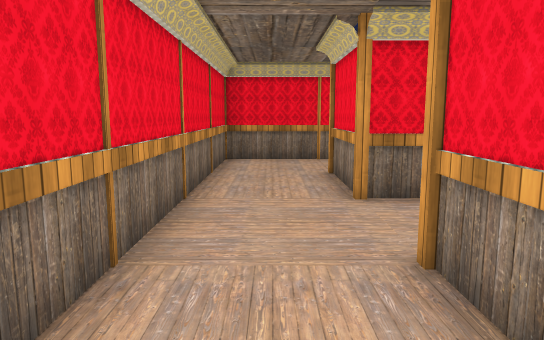
[1] (above)

16 first-person views from a walk through a Unity game level. The camera is 1.4 m above the floor, tilts 8° down and sees 70° across. The floor is counted in squares, 1 m on a side. Each view is taken from the middle of a square. On the plan, view 1 faces up. The plan holds only what a view shows up to about 16 squares ahead; the rest is blank. The place goes on beyond the plan. The player character is not drawn. Some surface patterns are stand-ins.

[2]
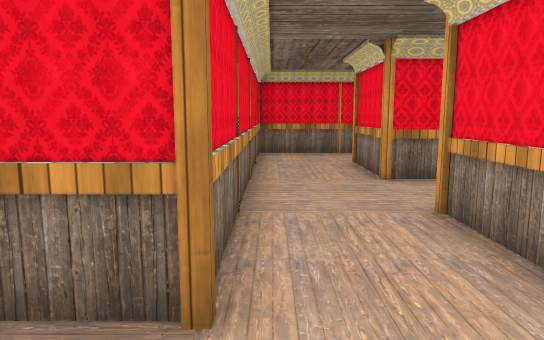

[3]
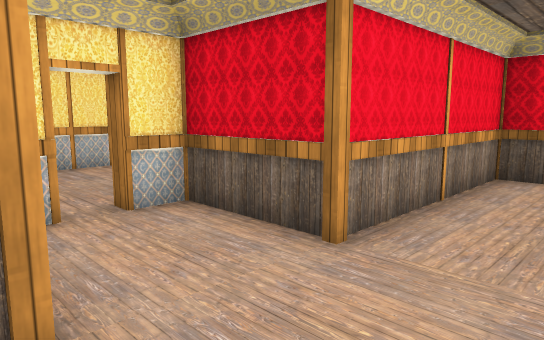

[4]
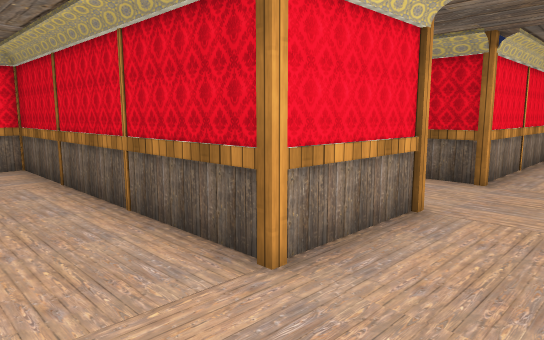

[5]
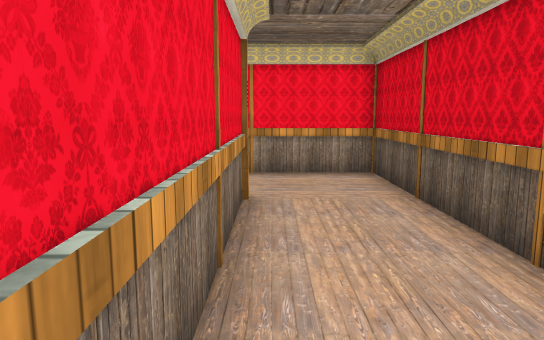

[6]
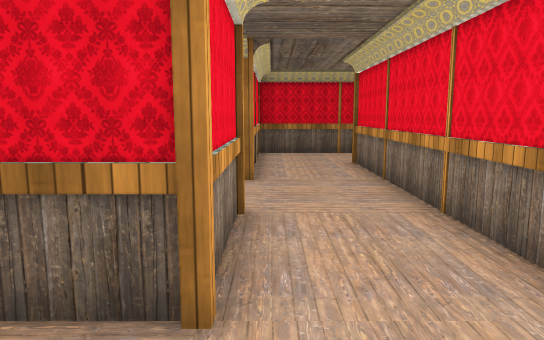

[7]
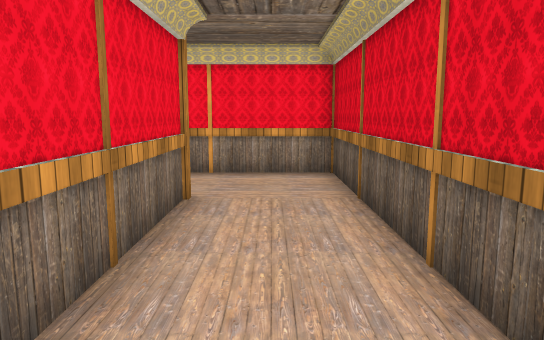

[8]
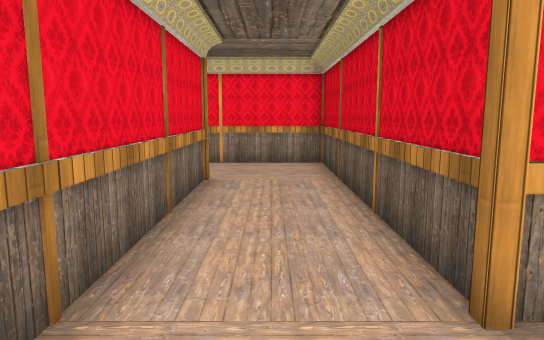

[9]
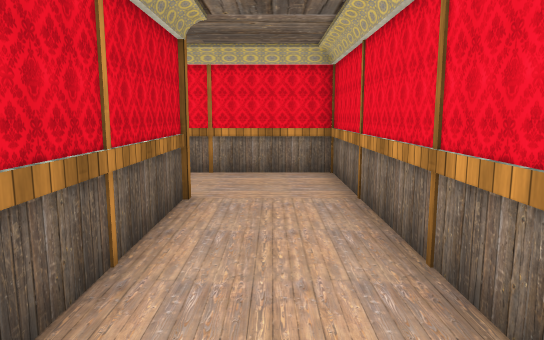

[10]
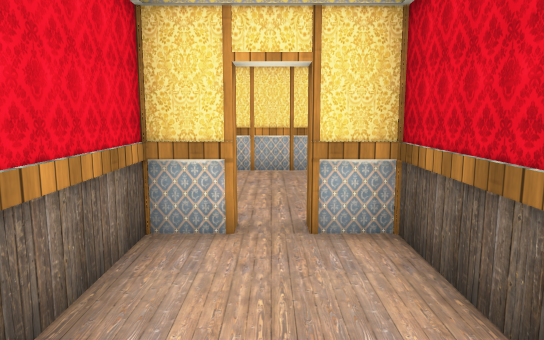

[11]
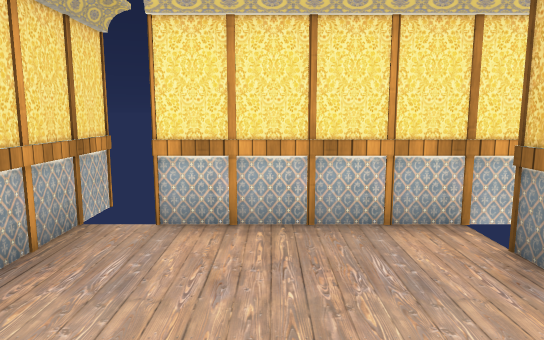

[12]
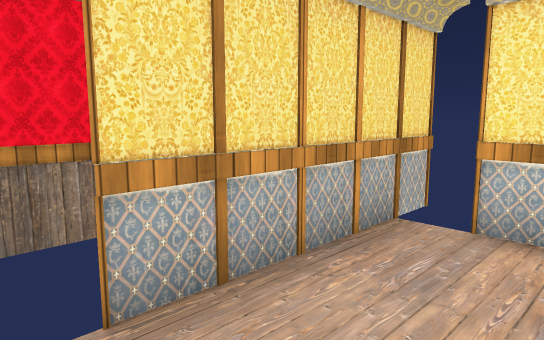

[13]
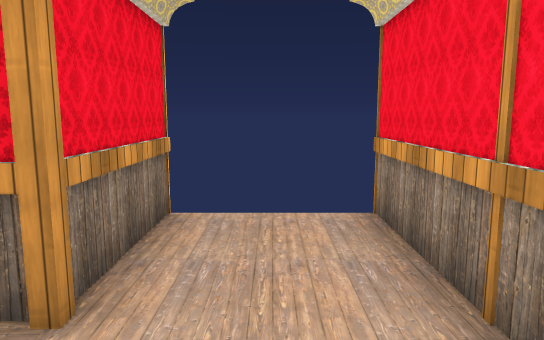

[14]
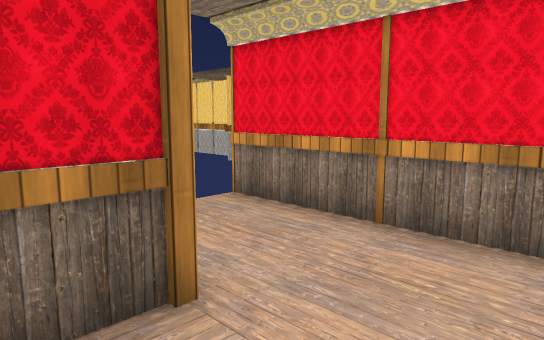

[15]
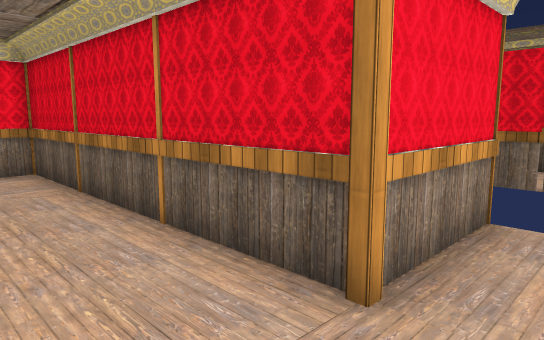

[16]
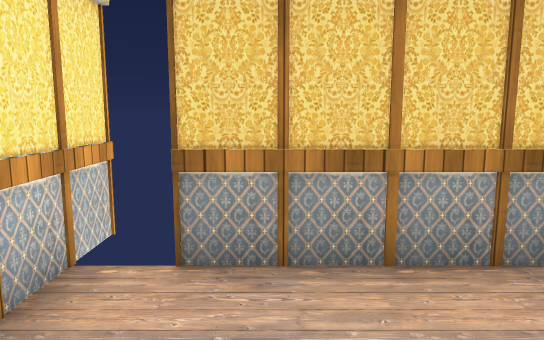

### Floor plan
Points are (right, up) in squares from view 1. A wall is a line through its corners. A room is listed if a view was taken in it or the views show most of it. See-through windows are left out.
Room 1 (views 1, 2, 3, 4, 5, 6, 7, 8, 9, 10, 11, 12, 13, 14, 15)
walls: (5, 5.4) (4.5, 5.4) (4.5, 6.5) (1.5, 6.5) (1.5, 9.5) (10.5, 9.5) (10.5, 15.5); (7.5, 15.5) (7.5, 12.5) (-1.5, 12.5) (-1.5, 0.5) (-10.5, 0.5) (-10.5, -5.5); (-7.5, -5.6) (-7.5, -2.5) (1.5, -2.5) (1.5, 3.5) (4.5, 3.5) (4.5, 4.5) (5, 4.5)
ways out: opening at (5, 5) to room 2
Room 2 (view 16)
walls: (5.4, 2.5) (9, 2.5); (9.9, 1.5) (9.9, 6.5); (11, 7.5) (5.9, 7.5)
ways out: opening at (5, 5) to room 1

Where each view was taken, in squares from view 1:
view 1: 0 up, 0 right, facing up
view 2: 2 down, 1 left, facing up
view 3: 7 up, 1 left, facing down-right
view 4: 12 up, 1 left, facing down-right
view 5: 12 up, 1 right, facing right
view 6: 12 up, 1 right, facing down
view 7: 1 down, 8 left, facing right
view 8: 1 down, 10 left, facing right
view 9: 1 down, 1 left, facing left
view 10: 5 up, 0 right, facing right
view 11: 5 up, 5 right, facing right
view 12: 5 up, 5 right, facing up-right
view 13: 10 up, 9 right, facing up
view 14: 0 up, 6 left, facing down-left
view 15: 0 up, 9 left, facing down-right
view 16: 6 up, 8 right, facing down
